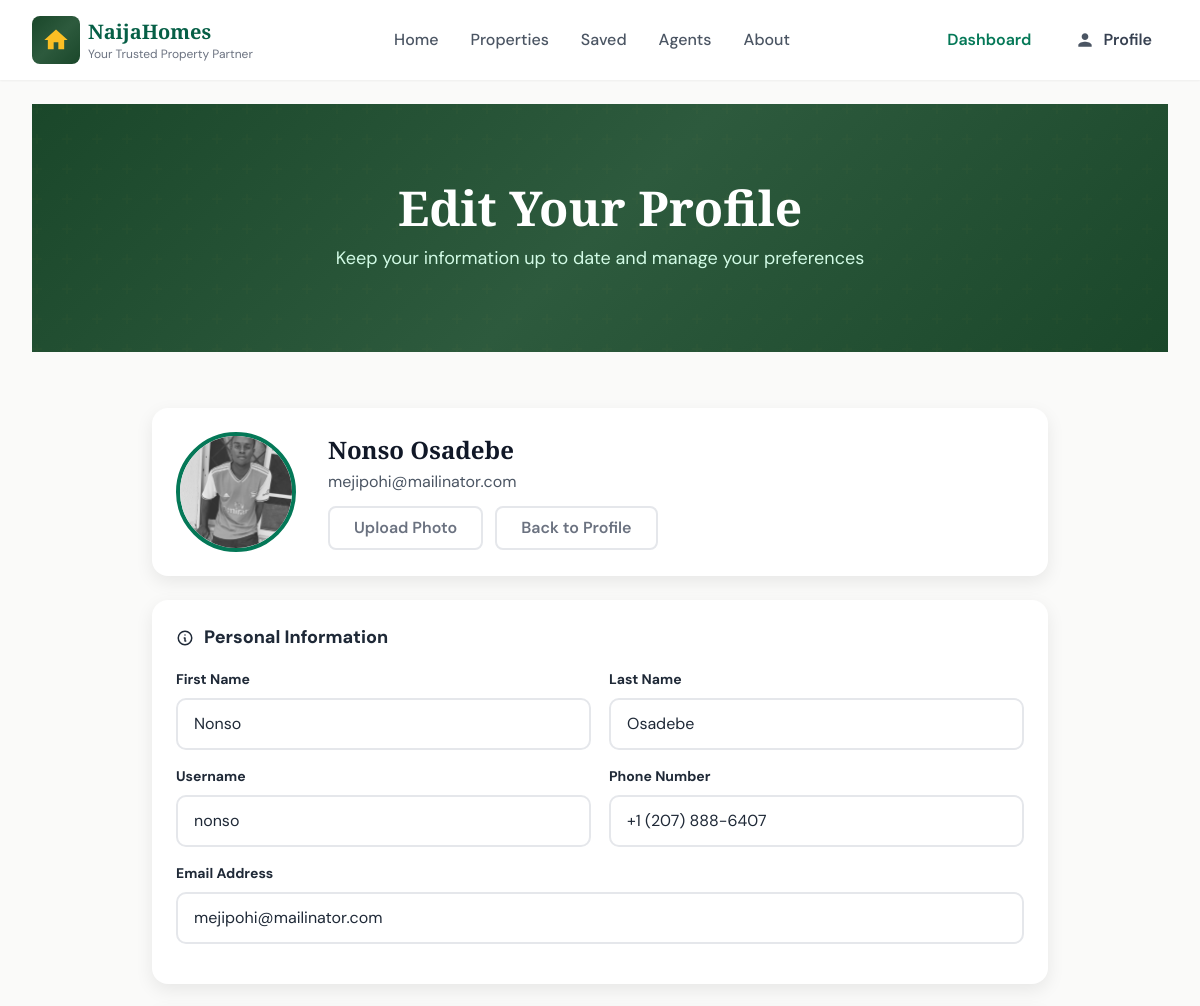
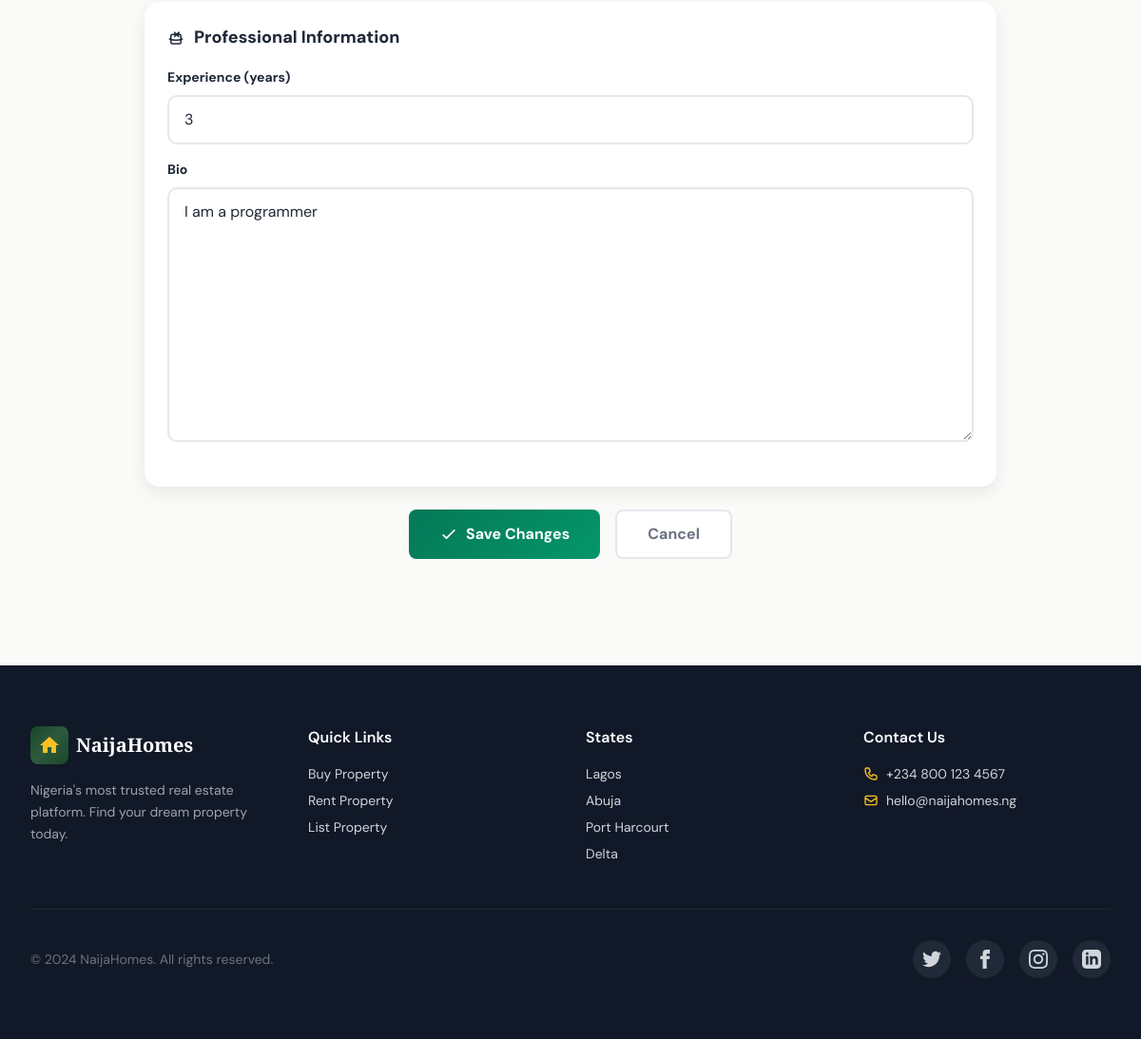
Page /accounts/updateprofile/ (signed in) on the committed database (2 pictures, top to bottom).
### accounts/models.py (models this page shows, shortened)
class CustomUser(AbstractUser):
    phone_number = models.CharField(max_length=20, null=True, blank=True)
    profile_image = models.ImageField(upload_to="profile_pic/", blank=True,null=True)
    @property
    def is_agent(self):
        return self.groups.filter(name='Agent').exists()

class AgentProfile(models.Model):
    user = models.OneToOneField(settings.AUTH_USER_MODEL, on_delete=models.CASCADE, related_name='agent_profile')
    verified = models.BooleanField(default=False)
    experience = models.IntegerField(default=0)
    bio = models.TextField(blank=True, null=True)

### accounts/views.py (the view)
# urls.py: path('updateprofile/',views.update_profile, name='update_profile'),
@login_required
def update_profile(request):
    if request.method == "POST":
        form = EditProfileForm(request.POST,request.FILES, user=request.user)
        if form.is_valid():
            form.save()
            return redirect("my_profile")
        messages.success(request, "Profile updated successfully!")
    else:
        form = EditProfileForm(user=request.user)
    return render(request, "accounts/profile_edit.html", {"form": form})

### accounts/forms.py (shortened to what this page needs)
class EditProfileForm(forms.Form):
    username = forms.CharField()
    email = forms.EmailField(required=False)
    first_name = forms.CharField(required=False)
    last_name = forms.CharField(required=False)
    phone_number = forms.CharField(required=False)
    profile_image = forms.ImageField(required=False)
    experience = forms.IntegerField(required=False, min_value=0)
    bio = forms.CharField(widget=forms.Textarea, required=False)
    def __init__(self, *args, **kwargs):
        self.user = kwargs.pop("user")
        super().__init__(*args, **kwargs)
        self.fields["username"].initial = self.user.username
        self.fields["email"].initial = self.user.email
        self.fields["first_name"].initial = self.user.first_name
        self.fields["last_name"].initial = self.user.last_name
        self.fields["phone_number"].initial = getattr(self.user, "phone_number", "")
        if hasattr(self.user, "agent_profile"):
            self.fields["experience"].initial = self.user.agent_profile.experience
            self.fields["bio"].initial = self.user.agent_profile.bio
        else:
            self.fields.pop("experience")
            self.fields.pop("bio")

### accounts/templates/accounts/profile_edit.html (shortened to what this page needs)
{% extends "Properties/base.html" %}
{% block content %}
<section class="hero-gradient relative overflow-hidden py-14 sm:py-20">
    <div class="absolute inset-0 pattern-bg opacity-30"></div>
    <div class="relative max-w-6xl mx-auto px-4 sm:px-6 lg:px-8 text-center">
        <h1 class="font-display text-4xl sm:text-5xl font-bold text-white mb-3">Edit Your Profile</h1>
        <p class="text-emerald-100 text-lg max-w-3xl mx-auto">Keep your information up to date and manage your
            preferences</p>
    </div>
</section>
<section class="py-10 sm:py-14 px-4 sm:px-6 lg:px-8">
    <div class="max-w-4xl mx-auto font-body">
        <form id="profileForm" method="post" enctype="multipart/form-data">
            <div class="profile-card">
                <div class="flex flex-col sm:flex-row items-center gap-8">
                    <div class="avatar-upload">
                        {% if user.profile_image %}
                        <img id="profileImage" src="{{ user.profile_image.url }}" class="avatar-image"
                            alt="Profile picture">
                        {% endif %}
                    </div>
                    <div class="flex-1 text-center sm:text-left">
                        <h3 id="userFullName" class="font-display text-2xl font-bold text-gray-900 mb-1">
                        </h3>
                        <p id="userEmailPreview" class="text-gray-600 mb-3">
                        </p>
                        <div class="flex flex-col sm:flex-row gap-3 sm:items-center">
                            <button type="button" id="triggerUploadBtn"
                                class="btn-outline px-6 py-2 rounded-lg font-semibold">
                                Upload Photo
                            </button>
                            <a href="{% url 'my_profile' %}"
                                class="btn-outline px-6 py-2 rounded-lg font-semibold text-center">
                                Back to Profile
                            </a>
                        </div>
                    </div>
                </div>
            </div>
            <div class="profile-card">
                <div class="section-title">
                    <svg fill="none" stroke="currentColor" viewBox="0 0 24 24">
                        <path stroke-linecap="round" stroke-linejoin="round" stroke-width="2"
                            d="M13 16h-1v-4h-1m1-4h.01M21 12a9 9 0 11-18 0 9 9 0 0118 0z"></path>
                    </svg>
                    Personal Information
                </div>
                <div class="grid-2-cols">
                    <div class="input-group">
                        <label class="form-label" for="id_first_name">First Name</label>
                        {{ form.first_name }}
                    </div>
                    <div class="input-group">
                        <label class="form-label" for="id_last_name">Last Name</label>
                        {{ form.last_name }}
                    </div>
                </div>
                <div class="grid-2-cols">
                    <div class="input-group">
                        <label class="form-label" for="id_username">Username</label>
                        {{ form.username }}
                    </div>
                    <div class="input-group">
                        <label class="form-label" for="id_phone_number">Phone Number</label>
                        {{ form.phone_number }}
                    </div>
                </div>
                <div class="input-group">
                    <label class="form-label" for="id_email">Email Address</label>
                    {{ form.email }}
                </div>
            </div>
            {% if form.experience %}
            <div class="profile-card">
                <div class="section-title">
                    <svg fill="none" stroke="currentColor" viewBox="0 0 24 24">
                        <path stroke-linecap="round" stroke-linejoin="round" stroke-width="2"
                            d="M21 13.255A23.931 23.931 0 0112 15c-3.183 0-6.22-.62-9-1.745M16 6V4m0 0L10 10m0-6l6 6M7 20h10a2 2 0 002-2V9a2 2 0 00-2-2H7a2 2 0 00-2 2v9a2 2 0 002 2z">
                        </path>
                    </svg>
                    Professional Information
                </div>
                <div class="input-group">
                    <label class="form-label" for="id_experience">Experience (years)</label>
                    {{ form.experience }}
                </div>
                <div class="input-group">
                    <label class="form-label" for="id_bio">Bio</label>
                    {{ form.bio }}
                </div>
            </div>
            {% endif %}
            <div class="flex flex-col sm:flex-row gap-4 justify-center mb-8">
                <button type="submit"
                    class="btn-secondary px-8 py-3 text-white font-bold rounded-lg flex items-center justify-center gap-2">
                    <svg class="w-5 h-5" fill="none" stroke="currentColor" viewBox="0 0 24 24">
                        <path stroke-linecap="round" stroke-linejoin="round" stroke-width="2" d="M5 13l4 4L19 7"></path>
                    </svg>
                    Save Changes
                </button>
                <a href="{% url 'my_profile' %}" class="btn-outline px-8 py-3 font-bold rounded-lg text-center">
                    Cancel
                </a>
            </div>
        </form>
    </div>
</section>
{% endblock %}

### Properties/templates/Properties/base.html (style rules this page uses)
body { box-sizing: border-box; }
.font-display { font-family: "Playfair Display", serif; }
.font-body { font-family: "DM Sans", sans-serif; }
.hero-gradient { background: linear-gradient(135deg, #1a472a 0%, #2d5a3d 50%, #1a472a 100%); }
.btn-secondary { background: linear-gradient(135deg, #047857 0%, #059669 100%); transition: all 0.3s ease; }

### accounts/templates/accounts/profile_edit.html (style rules this page uses)
.font-display { font-family: 'Playfair Display', serif; }
.font-body { font-family: 'DM Sans', sans-serif; }
.hero-gradient { background: linear-gradient(135deg, #1a472a 0%, #2d5a3d 50%, #1a472a 100%); }
.btn-secondary { background: linear-gradient(135deg, #047857 0%, #059669 100%); transition: all 0.3s ease; }
.btn-outline { border: 2px solid #e5e7eb; background: white; color: #6b7280; transition: all 0.3s ease; }
.form-input { width: 100%; padding: 12px 16px; border: 2px solid #e5e7eb; border-radius: 10px; font-size: 16px; transition: all 0.3s ease; background: #fff; }
.form-label { display: block; margin-bottom: 8px; font-weight: 700; color: #1f2937; font-size: 14px; }
.profile-card { background: white; border-radius: 16px; padding: 24px; box-shadow: 0 6px 18px rgba(0, 0, 0, 0.08); margin-bottom: 24px; }
.section-title { font-size: 18px; font-weight: 800; color: #1f2937; margin-bottom: 18px; display: flex; align-items: center; gap: 10px; }
.avatar-upload { position: relative; display: inline-block; }
.avatar-image { width: 120px; height: 120px; border-radius: 9999px; object-fit: cover; border: 4px solid #047857; background: #e5e7eb; }
.grid-2-cols { display: grid; grid-template-columns: repeat(auto-fit, minmax(260px, 1fr)); gap: 18px; }
.input-group { margin-bottom: 16px; }
.profile-card svg { width: 18px !important; height: 18px !important; }

### rows in the picture
CustomUser: profile_image (picture), first_name "Nonso", last_name "Osadebe", username "nonso", phone_number "+1 (207) 888-6407", email "mejipohi@mailinator.com"
AgentProfile: experience "3", bio "I am a programmer"
